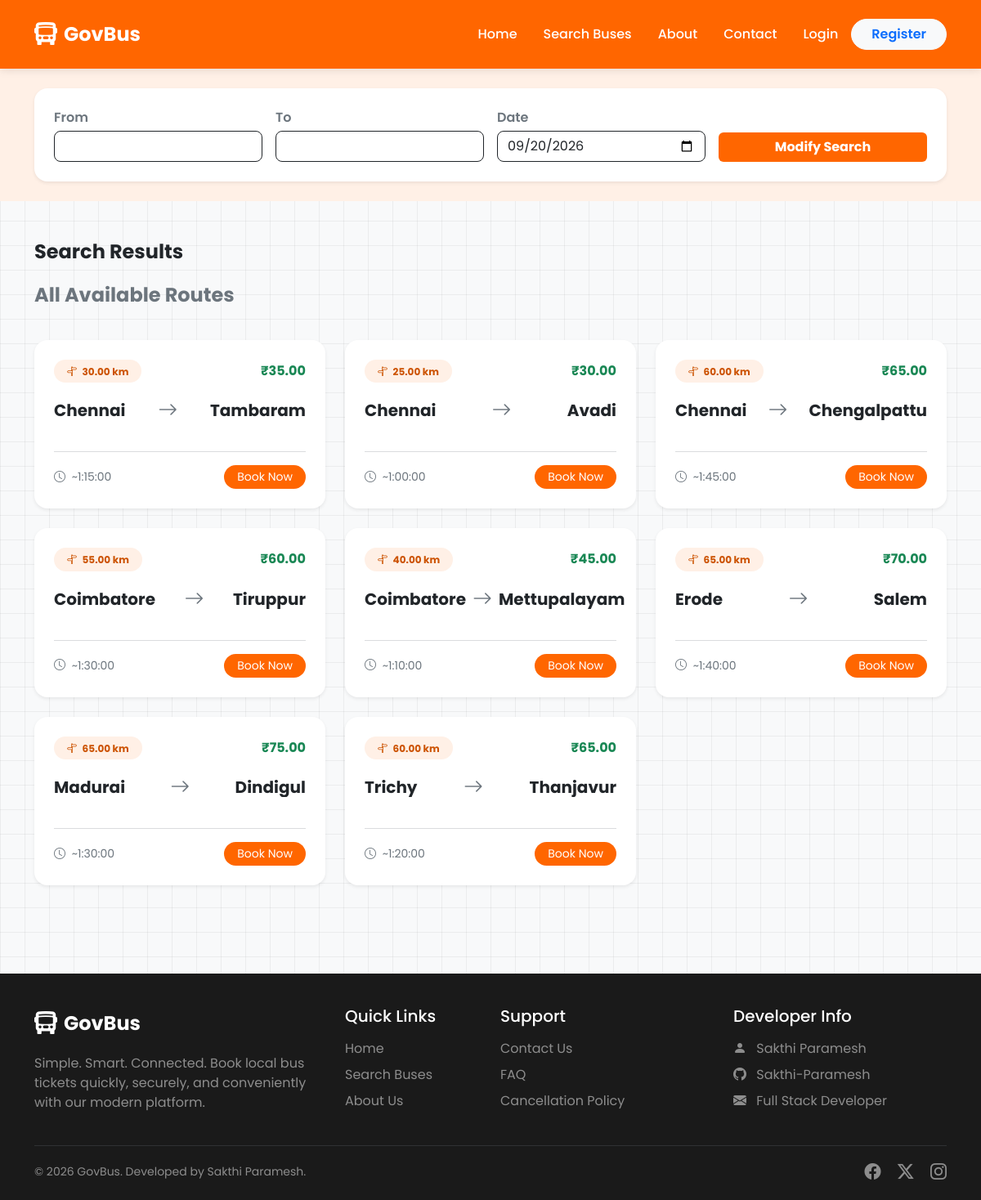
/search/, run on an earlier commit of the app's database.
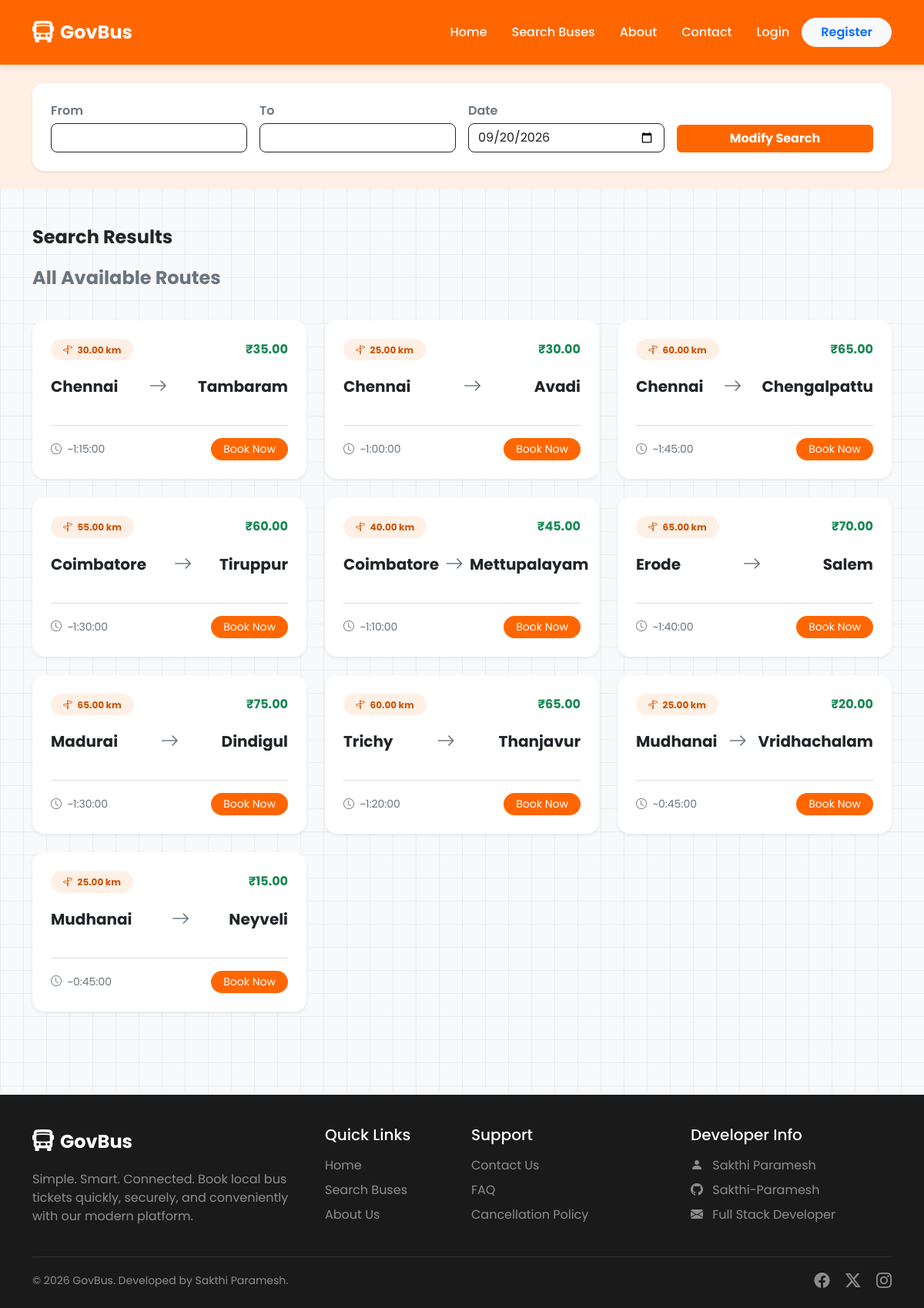
And on a later commit of the database.
### buses/models.py (models this page shows, shortened)
class Route(models.Model):
    route_name = models.CharField(max_length=100, unique=True)
    source = models.CharField(max_length=100)
    destination = models.CharField(max_length=100)
    distance = models.DecimalField(max_digits=6, decimal_places=2, help_text="Distance in km")
    estimated_duration = models.DurationField(help_text="Format: HH:MM:SS")
    base_fare = models.DecimalField(max_digits=6, decimal_places=2)
    is_active = models.BooleanField(default=True)

### buses/views.py (the view)
# urls.py: path('search/', views.search, name='search'),
def search(request):
    source = request.GET.get('source')
    destination = request.GET.get('destination')
    travel_date = request.GET.get('travel_date')
    schedules = []
    all_routes = None
    if source and destination and travel_date:
        try:
            date_obj = datetime.strptime(travel_date, '%Y-%m-%d').date()
            schedules = Schedule.objects.filter(
                route__source__icontains=source,
                route__destination__icontains=destination,
                travel_date=date_obj,
                is_active=True,
                available_seats__gt=0
            )
        except ValueError:
            pass # Invalid date format
    else:
        all_routes = Route.objects.filter(is_active=True)
    context = {
        'schedules': schedules,
        'source': source,
        'destination': destination,
        'travel_date': travel_date,
        'all_routes': all_routes
    }
    return render(request, 'buses/search.html', context)

### buses/templates/buses/search.html (shortened to what this page needs)
{% extends 'base.html' %}
{% block extra_css %}
<link rel="stylesheet" href="https://unpkg.com/leaflet@1.9.4/dist/leaflet.css" />
{% endblock %}
{% block content %}
<div class="bg-primary-subtle py-4 mb-5">
    <div class="container">
        <div class="card border-0 shadow-sm rounded-4">
            <div class="card-body p-4">
                <form action="{% url 'search' %}" method="GET">
                    <div class="row g-3 align-items-end">
                        <div class="col-md-3">
                            <label class="form-label text-muted fw-semibold mb-1">From</label>
                            <input type="text" class="form-control" name="source" value="{{ source|default:'' }}" required>
                        </div>
                        <div class="col-md-3">
                            <label class="form-label text-muted fw-semibold mb-1">To</label>
                            <input type="text" class="form-control" name="destination" value="{{ destination|default:'' }}" required>
                        </div>
                        <div class="col-md-3">
                            <label class="form-label text-muted fw-semibold mb-1">Date</label>
                            <input type="date" class="form-control" name="travel_date" id="travelDate" value="{{ travel_date|default:'' }}" required>
                        </div>
                        <div class="col-md-3">
                            <button type="submit" class="btn btn-primary-custom w-100 fw-bold">Modify Search</button>
                        </div>
                    </div>
                </form>
            </div>
        </div>
    </div>
</div>
<div class="container mb-5">
    <h4 class="fw-bold mb-4">Search Results
    </h4>
    {% if not source %}
        <div class="row g-4 mb-4">
            <div class="col-12">
                <h4 class="fw-bold mb-3 text-secondary">All Available Routes</h4>
            </div>
            {% for route in all_routes %}
            <div class="col-md-6 col-lg-4">
                <div class="card border-0 shadow-sm rounded-4 card-hover h-100">
                    <div class="card-body p-4 d-flex flex-column">
                        <div class="d-flex justify-content-between align-items-center mb-3">
                            <span class="badge bg-primary-subtle text-primary rounded-pill px-3 py-2"><i class="bi bi-signpost-split me-1"></i> {{ route.distance }} km</span>
                            <span class="text-success fw-bold">₹{{ route.base_fare }}</span>
                        </div>
                        <div class="d-flex align-items-center justify-content-between mb-3 flex-grow-1">
                            <div class="text-center w-40">
                                <h5 class="fw-bold mb-0 text-truncate" title="{{ route.source }}">{{ route.source }}</h5>
                            </div>
                            <div class="text-muted px-2">
                                <i class="bi bi-arrow-right fs-4"></i>
                            </div>
                            <div class="text-center w-40">
                                <h5 class="fw-bold mb-0 text-truncate" title="{{ route.destination }}">{{ route.destination }}</h5>
                            </div>
                        </div>
                        <hr class="text-muted my-3 opacity-25">
                        <div class="d-flex justify-content-between align-items-center">
                            <small class="text-muted"><i class="bi bi-clock me-1"></i> ~{{ route.estimated_duration }}</small>
                            <form action="{% url 'search' %}" method="GET" class="route-form">
                                <button type="submit" class="btn btn-sm btn-primary-custom rounded-pill px-3">Book Now</button>
                            </form>
                        </div>
                    </div>
                </div>
            </div>
            {% empty %}
            <div class="col-12 text-center text-muted py-5">
                <i class="bi bi-signpost-split display-1 mb-3 text-secondary"></i>
                <p class="fs-5">No routes available right now.</p>
            </div>
            {% endfor %}
        </div>
    {% elif not schedules %}
        <div class="text-center py-5 text-muted">
            <i class="bi bi-emoji-frown display-1 mb-3 text-warning"></i>
            <h4>No buses found</h4>
            <p>We couldn't find any buses for the selected route and date.</p>
        </div>
    {% endif %}
</div>
{% endblock %}

### templates/base.html (shortened to what this page needs)
{% load static %}
<!DOCTYPE html>
<html lang="en">
<head>
    <link href="https://cdn.jsdelivr.net/npm/bootstrap@5.3.0/dist/css/bootstrap.min.css" rel="stylesheet">
    <link rel="stylesheet" href="https://cdn.jsdelivr.net/npm/bootstrap-icons@1.11.1/font/bootstrap-icons.css">
    {% block extra_css %}{% endblock %}
</head>
<body>
    <nav class="navbar navbar-expand-lg navbar-custom sticky-top py-3">
        <div class="container">
            <a class="navbar-brand d-flex align-items-center" href="{% url 'home' %}">
                <i class="bi bi-bus-front-fill fs-3 me-2"></i>
                <span class="fs-4 fw-bold">GovBus</span>
            </a>
            <div class="collapse navbar-collapse" id="navbarNav">
                <ul class="navbar-nav ms-auto align-items-center">
                    <li class="nav-item">
                        <a class="nav-link px-3" href="{% url 'home' %}">Home</a>
                    </li>
                    <li class="nav-item">
                        <a class="nav-link px-3" href="{% url 'search' %}">Search Buses</a>
                    </li>
                    <li class="nav-item">
                        <a class="nav-link px-3" href="{% url 'about' %}">About</a>
                    </li>
                    <li class="nav-item">
                        <a class="nav-link px-3" href="{% url 'contact' %}">Contact</a>
                    </li>
                    {% if user.is_authenticated %}
                        <li class="nav-item dropdown ms-2">
                            <a class="nav-link dropdown-toggle btn btn-light text-dark px-4 rounded-pill" href="#" id="navbarDropdown" role="button" data-bs-toggle="dropdown" aria-expanded="false">
                                <i class="bi bi-person-circle me-1"></i> {{ user.first_name|default:user.username }}
                            </a>
                            <ul class="dropdown-menu dropdown-menu-end shadow border-0" aria-labelledby="navbarDropdown">
                                <li><a class="dropdown-item" href="{% url 'dashboard' %}"><i class="bi bi-speedometer2 me-2"></i>Dashboard</a></li>
                                <li><a class="dropdown-item" href="{% url 'my_bookings' %}"><i class="bi bi-ticket-perforated me-2"></i>My Bookings</a></li>
                                <li><a class="dropdown-item" href="{% url 'profile' %}"><i class="bi bi-person-gear me-2"></i>Profile</a></li>
                                <li><hr class="dropdown-divider"></li>
                                <li>
                                    <form action="{% url 'logout' %}" method="post" class="px-2">
                                        {% csrf_token %}
                                        <button type="submit" class="dropdown-item text-danger rounded"><i class="bi bi-box-arrow-right me-2"></i>Logout</button>
                                    </form>
                                </li>
                            </ul>
                        </li>
                    {% else %}
                        <li class="nav-item ms-2">
                            <a class="nav-link" href="{% url 'login' %}">Login</a>
                        </li>
                        <li class="nav-item ms-2">
                            <a class="btn btn-light rounded-pill px-4 text-primary fw-semibold" href="{% url 'register' %}">Register</a>
                        </li>
                    {% endif %}
                </ul>
            </div>
        </div>
    </nav>
    <main>
        {% block content %}{% endblock %}
    </main>
    <footer>
        <div class="container">
            <div class="row gy-4">
                <div class="col-lg-4 col-md-6">
                    <div class="d-flex align-items-center mb-3">
                        <i class="bi bi-bus-front-fill fs-3 me-2"></i>
                        <span class="fs-4 fw-bold">GovBus</span>
                    </div>
                    <p class="text-white-50">Simple. Smart. Connected. Book local bus tickets quickly, securely, and conveniently with our modern platform.</p>
                </div>
                <div class="col-lg-2 col-md-6">
                    <h5 class="mb-3">Quick Links</h5>
                    <ul class="list-unstyled">
                        <li class="mb-2"><a href="{% url 'home' %}" class="text-white-50 text-decoration-none">Home</a></li>
                        <li class="mb-2"><a href="{% url 'search' %}" class="text-white-50 text-decoration-none">Search Buses</a></li>
                        <li class="mb-2"><a href="{% url 'about' %}" class="text-white-50 text-decoration-none">About Us</a></li>
                    </ul>
                </div>
                <div class="col-lg-3 col-md-6">
                    <h5 class="mb-3">Support</h5>
                    <ul class="list-unstyled">
                        <li class="mb-2"><a href="{% url 'contact' %}" class="text-white-50 text-decoration-none">Contact Us</a></li>
                        <li class="mb-2"><a href="#" class="text-white-50 text-decoration-none">FAQ</a></li>
                        <li class="mb-2"><a href="#" class="text-white-50 text-decoration-none">Cancellation Policy</a></li>
                    </ul>
                </div>
                <div class="col-lg-3 col-md-6">
                    <h5 class="mb-3">Developer Info</h5>
                    <ul class="list-unstyled text-white-50">
                        <li class="mb-2"><i class="bi bi-person-fill me-2"></i> Sakthi Paramesh</li>
                        <li class="mb-2">
                            <a href="https://github.com/Sakthi-Paramesh" target="_blank" class="text-white-50 text-decoration-none">
                                <i class="bi bi-github me-2"></i> Sakthi-Paramesh
                            </a>
                        </li>
                        <li class="mb-2"><i class="bi bi-envelope-fill me-2"></i> Full Stack Developer</li>
                    </ul>
                </div>
            </div>
            <hr class="mt-4 mb-3 border-secondary">
            <div class="row align-items-center">
                <div class="col-md-6 text-center text-md-start">
                    <p class="mb-0 text-white-50 small">&copy; {% now "Y" %} GovBus. Developed by Sakthi Paramesh.</p>
                </div>
                <div class="col-md-6 text-center text-md-end mt-3 mt-md-0">
                    <a href="#" class="text-white-50 me-3"><i class="bi bi-facebook fs-5"></i></a>
                    <a href="#" class="text-white-50 me-3"><i class="bi bi-twitter-x fs-5"></i></a>
                    <a href="#" class="text-white-50"><i class="bi bi-instagram fs-5"></i></a>
                </div>
            </div>
        </div>
    </footer>
</body>
</html>

What changed in the data, as far as the page shows it:
added Route: distance "25.00", base_fare "20.00", source "Mudhanai", destination "Vridhachalam", estimated_duration "0:45:00"
added Route: distance "25.00", base_fare "15.00", source "Mudhanai", destination "Neyveli", estimated_duration "0:45:00"
